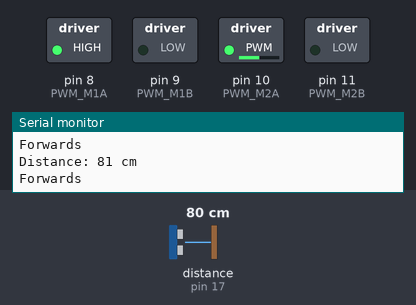
Bench run of a sketch on a simulated Arduino Uno, built with avr-gcc and run on an emulated ATmega328P. Shown: switched loads named in the sketch (green lamp = pin HIGH), the last lines printed to the serial monitor. Inputs (shaded band) come from the test bench; at power-on: distance to the obstacle (sensor on pin 17) 80 cm. The echo pulse lasts 58.3 µs per cm.

Above: at 1.2 s.
1.3 s: distance to the obstacle (sensor on pin 17) set to 11 cm
2.8 s: distance to the obstacle (sensor on pin 17) set to 8 cm
At 3.5 s:
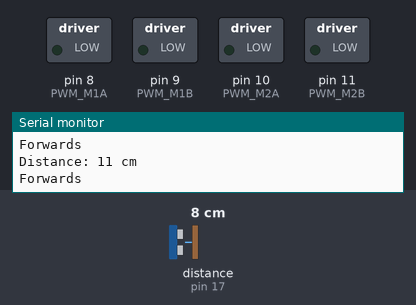
4.4 s: distance to the obstacle (sensor on pin 17) set to 18 cm
At 5.9 s:
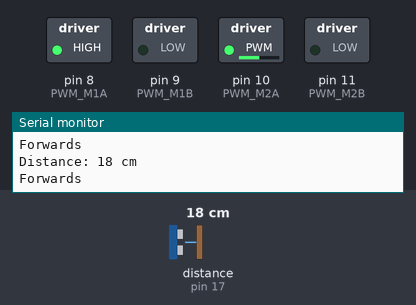
6.2 s: distance to the obstacle (sensor on pin 17) set to 2 cm
At 7.2 s:
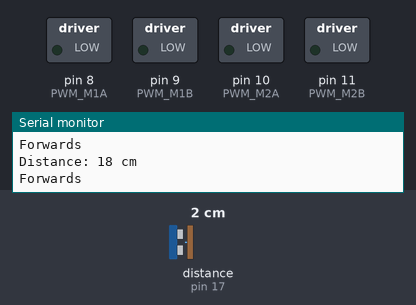
Timing chart, 0 to 8.7 s (numbered marks = the images above; inputs shaded):
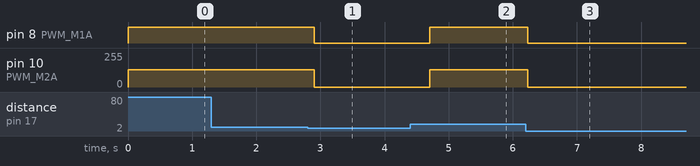

The sketch:

Obstacle.ino
```cpp
#include <NewPing.h>

// Ultrasonic sensor pins
#define TRIGGER_PIN 16
#define ECHO_PIN 17
#define MAX_DISTANCE 200 // Maximum distance to measure (in cm)

// Define motor control pins
#define PWM_M1A 8  // Left Motor 1 Forward
#define PWM_M1B 9  // Left Motor 1 Backward
#define PWM_M2A 10 // Right Motor 2 Forward
#define PWM_M2B 11 // Right Motor 2 Backward

// Ultrasonic sensor object
NewPing sonar(TRIGGER_PIN, ECHO_PIN, MAX_DISTANCE);

// Function to set motor throttle (speed and direction)
// Throttle range: -255 to +255
void setMotor(int pinA, int pinB, int throttle) {
  if (throttle > 0) {
    analogWrite(pinA, throttle); // Forward
    analogWrite(pinB, 0);
  } else if (throttle < 0) {
    analogWrite(pinA, 0);
    analogWrite(pinB, -throttle); // Backward
  } else {
    analogWrite(pinA, 0); // Stop
    analogWrite(pinB, 0);
  }
}

// Function of 2 wheeled differential drive
void move_forward(int speed) {
  Serial.println("\nForwards");
  setMotor(PWM_M1A, PWM_M1B, speed); // Motor 1 forward * 255 = full speed
  setMotor(PWM_M2A, PWM_M2B, speed); // Motor 2 forward * 128 = half speed
}
void reverse(int speed) {
  Serial.println("\nBackwards");
  setMotor(PWM_M1A, PWM_M1B, -speed); // Motor 1 backward
  setMotor(PWM_M2A, PWM_M2B, -speed); // Motor 2 backward
}
void turn_right(int speed) {
  setMotor(PWM_M1A, PWM_M1B, speed); // Motor 1 forward
  setMotor(PWM_M2A, PWM_M2B, 0); // Motor 2 stop
}
void turn_left(int speed) {
  setMotor(PWM_M1A, PWM_M1B, 0); // Motor 1 stop
  setMotor(PWM_M2A, PWM_M2B, speed); // Motor 2 forward
}
void stop() {
  setMotor(PWM_M1A, PWM_M1B, 0); // Motor 1 stop
  setMotor(PWM_M2A, PWM_M2B, 0); // Motor 2 stop
}

void setup() {
  // Serial for debugging
  Serial.begin(115200);

  // Set motor control pins as output
  pinMode(PWM_M1A, OUTPUT);
  pinMode(PWM_M1B, OUTPUT);
  pinMode(PWM_M2A, OUTPUT);
  pinMode(PWM_M2B, OUTPUT);
}

void loop() {
  // Read distance from ultrasonic sensor
  unsigned int distance = sonar.ping_cm();

  // Debug output
  if (distance == 0) {
    Serial.print("Distance: ");
    Serial.print(distance);
    Serial.println(" cm");
    Serial.println("Object out of range. Max range = 200 cm.");
    move_forward(128);
  }
  else if (distance > 0 && distance < 10) {
    stop();
    delay(500);
    turn_right(64);
    delay(1200);
  }
  else {
    Serial.print("Distance: ");
    Serial.print(distance);
    Serial.println(" cm");
    move_forward(128);
  }

  delay(100); // Allow sensor to stabilize
}
```

Measured:
- the behaviour switches between 10 and 9 cm on distance to the obstacle (sensor on pin 17) (found by bisection; images 0 and 1)
- after the input at 2.8 s, pin 8 (PWM_M1A): HIGH → LOW after 0.10 s; pin 10 (PWM_M2A): 128/255 → 0/255 after 0.10 s
- after the input at 4.4 s, pin 8 (PWM_M1A): LOW → HIGH after 0.30 s; pin 10 (PWM_M2A): 0/255 → 128/255 after 0.30 s
- after the input at 6.2 s, pin 8 (PWM_M1A): HIGH → LOW at once; pin 10 (PWM_M2A): 128/255 → 0/255 at once
